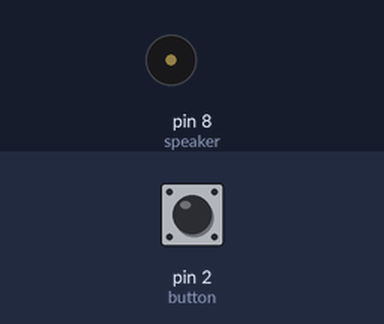
The sketch below on a simulated Arduino Uno, built with avr-gcc and run on an emulated ATmega328P. Shown: buzzer (waves = sounding). Inputs (shaded band) come from the test bench; at power-on: pin 2 (button) HIGH.

Above: at 1.2 s.
1.3 s: pin 2 (button) pulled LOW for 0.15 s
At 2.0 s:
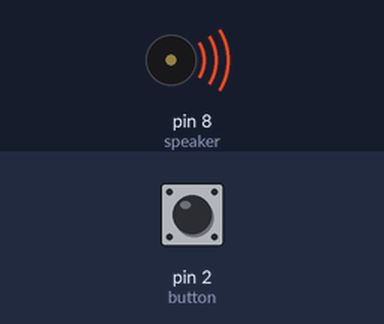
4.4 s: pin 2 (button) pulled LOW for 1 s
At 7.2 s:
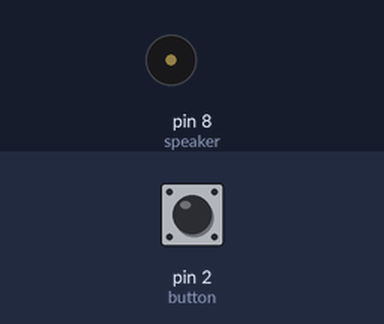
7.4 s: pin 2 (button) pulled LOW for 3.2 s
At 8.1 s:
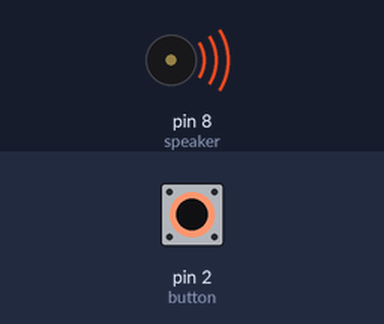
Timing chart, 0 to 13.7 s (numbered marks = the images above; inputs shaded):
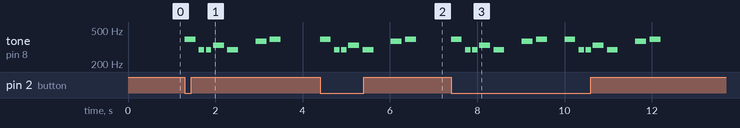

Measured:
- after the input at 1.3 s, tone on pin 8 (speaker): plays 392 Hz for 0.25 s, 294 Hz for 0.13 s, 294 Hz for 0.13 s, 330 Hz for 0.25 s, 294 Hz for 0.25 s, 370 Hz for 0.25 s … (7 notes in this stretch), starting at once
- after the input at 4.4 s, tone on pin 8 (speaker): plays 392 Hz for 0.25 s, 294 Hz for 0.13 s, 294 Hz for 0.13 s, 330 Hz for 0.25 s, 294 Hz for 0.25 s, 370 Hz for 0.25 s … (7 notes in this stretch), starting at once
- after the input at 7.4 s, tone on pin 8 (speaker): plays 392 Hz for 0.25 s, 294 Hz for 0.13 s, 294 Hz for 0.13 s, 330 Hz for 0.25 s, 294 Hz for 0.25 s, 370 Hz for 0.25 s … (14 notes in this stretch), starting at once

The sketch:

2022-11-21_Tone_Lab_2.ino
```cpp
#include "pitches.h"

const int speaker = 8;
const int button = 2;

int play = 1;

int melody[] = {
  NOTE_G4, NOTE_D4, NOTE_D4, NOTE_E4, NOTE_D4, REST,NOTE_FS4, NOTE_G4, REST,
};

int noteDurations[] = {
  4, 8, 8, 4, 4, 4, 4, 4, 4,
};

int numTones = sizeof(melody)/sizeof(melody[0]);

void setup() {
  Serial.begin(9600);
  pinMode(button, INPUT_PULLUP);
  pinMode(speaker, OUTPUT);
}

void loop() {
  play = digitalRead(button);
  if (play == 0) {
    for (int thisNote = 0; thisNote < numTones; thisNote++) {
      int noteDuration = 1000 / noteDurations[thisNote];
      tone(speaker, melody[thisNote], noteDuration);
      int pauseBetweenNotes = noteDuration * 1.30;
      delay(pauseBetweenNotes);
      noTone(speaker);
    }
  }
}
```
